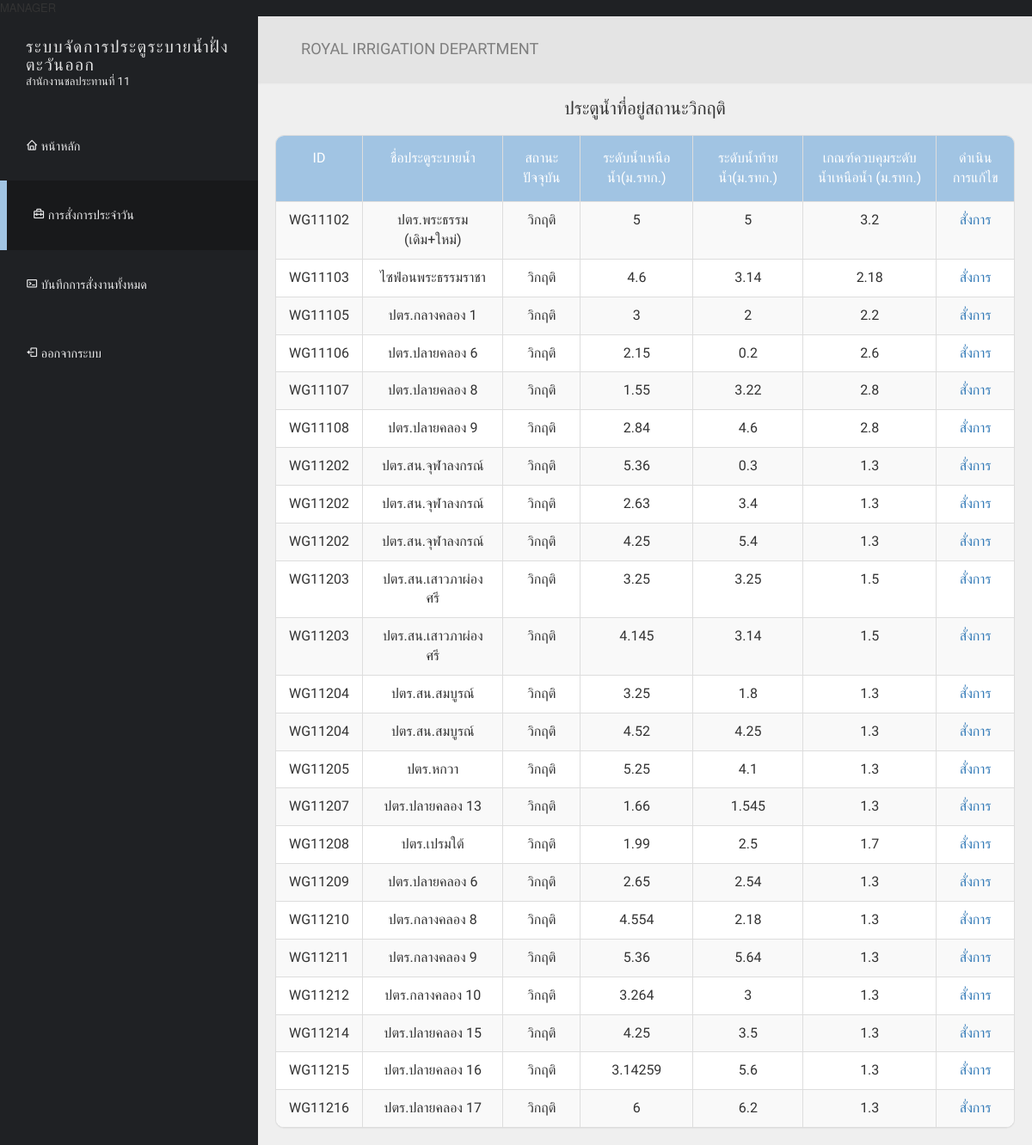
Screenshot of /view/manager/manager-assignment-order.php (signed in) with the database file from the repository.
### tables this page shows
CREATE TABLE `daily_report` (
  `report_ID` int(11) NOT NULL,
  `employee_ID` varchar(255) NOT NULL,
  `watergate_ID` varchar(255) NOT NULL,
  `upstream` float NOT NULL,
  `downstream` float NOT NULL,
  `flow_rate` float NOT NULL,
  `report_time` timestamp NOT NULL DEFAULT CURRENT_TIMESTAMP ON UPDATE CURRENT_TIMESTAMP
);

CREATE TABLE `watergate` (
  `watergate_ID` varchar(255) NOT NULL,
  `gate_name` varchar(255) NOT NULL,
  `gate_status` int(1) NOT NULL DEFAULT '0',
  `water_source_name` varchar(255) DEFAULT NULL,
  `criterion` float DEFAULT NULL
);

### view/manager/manager-assignment-order.php (the view, shortened to what this page needs)
<?php
    require_once '../../db.php';
    $sql = "SELECT w.*, r.*
    FROM watergate w
    INNER JOIN (
        SELECT watergate_ID, MAX(report_time) AS max_report_time
        FROM daily_report
        GROUP BY watergate_ID
    ) latest_reports
    ON w.watergate_ID = latest_reports.watergate_ID
    JOIN daily_report r
    ON latest_reports.watergate_ID = r.watergate_ID AND latest_reports.max_report_time = r.report_time WHERE w.gate_status = 1;";
    $stmt = $conn->prepare($sql);
    $stmt->execute();
?>
<!DOCTYPE html>
<html lang="en">
<head>
  <link href='https://font.googleapis.com/css2?family=Poppins:wght@300;400;500;600;700;800;900&display=swap' rel='stylesheet' type='text/css'>
  <link href="../../css/font-awesome.min.css" rel="stylesheet">
  <link href="../../css/bootstrap.min.css" rel="stylesheet">
  <link href="../../css/templatemo-style.css" rel="stylesheet">
  <link href='https://unpkg.com/boxicons@2.1.4/css/boxicons.min.css' rel='stylesheet'>
</head>
<body>
  <div class="templatemo-flex-row">
    <div class="templatemo-sidebar">
      <header class="templatemo-site-header">
        <h1>ระบบจัดการประตูระบายน้ำฝั่งตะวันออก</h1>
        <p>สำนักงานชลประทานที่ 11</p>
      </header>
      <nav class="templatemo-left-nav">
        <ul>
          <li><a href="manager-home.php"><i class='bx bx-home' ></i> หน้าหลัก</a></li>
          <li><a href="#" class="active"><i class='bx bx-briefcase-alt-2'></i> การสั่งการประจำวัน</a></li>
          <li><a href="manager-assignment-check.php"><i class='bx bx-terminal'></i> บันทึกการสั่งงานทั้งหมด</a></li>
          <li><a href="../../logout.php"><i class='bx bx-log-out'></i> ออกจากระบบ</a></li>
        </ul>
      </nav>
    </div>
    <div class="templatemo-content col-1 light-gray-bg">
      <div class="templatemo-top-nav-container">
        <div class="row">
          <nav class="templatemo-top-nav col-lg-12 col-md-12">
            <ul class="text-uppercase">
              <h3>royal irrigation department</h3>
            </ul>
          </nav>
        </div>
      </div>
      <div class="water-gate-critical-table"  style="text-align: center; margin: 20px;">
        <h2 style="margin: 20px;">ประตูน้ำที่อยู่สถานะวิกฤติ</h2>
        <div class="panel panel-default table-responsive">
          <table class="table table-striped table-bordered templatemo-user-table">
            <thead style="text-align: center;">
              <tr>
                <td>ID</td>
                <td>ชื่อประตูระบายน้ำ</td>
                <td>สถานะปัจจุบัน</td>
                <td>ระดับน้ำเหนือน้ำ(ม.รทก.)</td>
                <td>ระดับน้ำท้ายน้ำ(ม.รทก.)</td>
                <td>เกณฑ์ควบคุมระดับน้ำเหนือน้ำ (ม.รทก.)</td>
                <td>ดำเนินการแก้ไข</td>
              </tr>
            </thead>
            <tbody style="text-align: center;">
              <?php
                while ($row = $stmt->fetch(PDO::FETCH_ASSOC)){
                    echo '<tr>';
                    echo '<td>' . $row['watergate_ID'] . '</td>';
                    echo '<td>' . $row['gate_name'] . '</td>';
                    $gateStatus = $row['gate_status'];
                    $statusLabel = '';
                    switch ($gateStatus) {
                        case 1:
                            $statusLabel = "วิกฤติ";
                            break;
                    }
                    echo '<td>' . $statusLabel . '</td>';
                    echo '<td>' . $row['upstream'] . '</td>';
                    echo '<td>' . $row['downstream'] . '</td>';
                    echo '<td>' . $row["criterion"] . '</td>';
                    echo '<td><a href="manager-assignment-order01.php?watergate_ID=' . $row['watergate_ID'] . '">สั่งการ</a></td>';
                    echo '</tr>';
                }
                ?>
            </tbody>
          </table>
        </div>
      </div>
    </div>
  </div>
</body>
</html>

### css/templatemo-style.css (style rules this page uses)
* { font-family: 'Poppins', 'Kanit', sans-serif; }
body { font-size: 13px; }
body, .templatemo-left-nav { background: #1f2124; }
h1, h2, h3 { margin: 0; }
h2 { font-size: 1.6em; }
h3 { color: #7f7f7f; font-size: 1.4em; }
ul { list-style-type: none; margin: 0; padding: 0; }
nav li { font-size: 1.1em; list-style: none; text-transform: uppercase; }
.light-gray-bg { background-color: #efefef; }
.templatemo-sidebar { width: 300px; }
.templatemo-site-header { margin: 25px 30px; color: #e4e4e4; }
.templatemo-site-header h1 { color: #e4e4e4; display: inline-block; font-size: 1.5em; font-weight: 300; letter-spacing: 1.5px; text-transform: uppercase; vertical-align: middle; }
.templatemo-left-nav li { font-weight: 300; }
.templatemo-left-nav a.active, .templatemo-left-nav a:hover { background: #18191b; border-left: 8px solid #A1C4E3; }
.templatemo-left-nav a { color: #e9e9ea; display: block; padding: 30px; transition: all 0.3s ease; }
.templatemo-top-nav-container { background-color: #e4e4e4; padding: 28px 50px; box-shadow: 0px 0px 2px 2px rgba(161, 159, 159, 0.18); }
.templatemo-content { margin-top: 0px; min-height: 600px; padding: 0; overflow-x: hidden; }
.templatemo-flex-row { display: -webkit-flex; display: -ms-flexbox; display: flex; }
.col-1 { -webkit-flex: 1; -ms-flex: 1; flex: 1; }
.panel { border-radius: 10px; }
.table { margin-bottom: 0; }
.table>tbody>tr>td { padding: 10px 15px; }
.table>thead>tr>td { padding: 15px; }
.templatemo-user-table thead { background-color: #A1C4E3; color: white; font-size: 16px; }
.panel>.table-responsive:last-child>.table:last-child, .panel>.table:last-child { border-bottom-right-radius: 10px; border-bottom-left-radius: 10px; }
.panel>.table:first-child { border-top-left-radius: 10px; border-top-right-radius: 10px; }
@media only screen and (min-width: 768px) { .templatemo-left-nav { display: block !important; } }

### rows the page displays
daily_report: watergate_ID "WG11102", watergate_ID.gate_name "ปตร.พระธรรม (เดิม+ใหม่)", watergate_ID.gate_status "วิกฤติ", upstream "5", downstream "5", watergate_ID.criterion "3.2"
daily_report: watergate_ID "WG11103", watergate_ID.gate_name "ไซฟ่อนพระธรรมราชา", watergate_ID.gate_status "วิกฤติ", upstream "4.6", downstream "3.14", watergate_ID.criterion "2.18"
daily_report: watergate_ID "WG11105", watergate_ID.gate_name "ปตร.กลางคลอง 1", watergate_ID.gate_status "วิกฤติ", upstream "3", downstream "2", watergate_ID.criterion "2.2"
daily_report: watergate_ID "WG11106", watergate_ID.gate_name "ปตร.ปลายคลอง 6", watergate_ID.gate_status "วิกฤติ", upstream "2.15", downstream "0.2", watergate_ID.criterion "2.6"
daily_report: watergate_ID "WG11107", watergate_ID.gate_name "ปตร.ปลายคลอง 8", watergate_ID.gate_status "วิกฤติ", upstream "1.55", downstream "3.22", watergate_ID.criterion "2.8"
daily_report: watergate_ID "WG11108", watergate_ID.gate_name "ปตร.ปลายคลอง 9", watergate_ID.gate_status "วิกฤติ", upstream "2.84", downstream "4.6", watergate_ID.criterion "2.8"
daily_report: watergate_ID "WG11202", watergate_ID.gate_name "ปตร.สน.จุฬาลงกรณ์", watergate_ID.gate_status "วิกฤติ", upstream "5.36", downstream "0.3", watergate_ID.criterion "1.3"
daily_report: watergate_ID "WG11202", watergate_ID.gate_name "ปตร.สน.จุฬาลงกรณ์", watergate_ID.gate_status "วิกฤติ", upstream "2.63", downstream "3.4", watergate_ID.criterion "1.3"
daily_report: watergate_ID "WG11202", watergate_ID.gate_name "ปตร.สน.จุฬาลงกรณ์", watergate_ID.gate_status "วิกฤติ", upstream "4.25", downstream "5.4", watergate_ID.criterion "1.3"
daily_report: watergate_ID "WG11203", watergate_ID.gate_name "ปตร.สน.เสาวภาผ่องศรี", watergate_ID.gate_status "วิกฤติ", upstream "3.25", downstream "3.25", watergate_ID.criterion "1.5"
daily_report: watergate_ID "WG11203", watergate_ID.gate_name "ปตร.สน.เสาวภาผ่องศรี", watergate_ID.gate_status "วิกฤติ", upstream "4.145", downstream "3.14", watergate_ID.criterion "1.5"
daily_report: watergate_ID "WG11204", watergate_ID.gate_name "ปตร.สน.สมบูรณ์", watergate_ID.gate_status "วิกฤติ", upstream "3.25", downstream "1.8", watergate_ID.criterion "1.3"
daily_report: watergate_ID "WG11204", watergate_ID.gate_name "ปตร.สน.สมบูรณ์", watergate_ID.gate_status "วิกฤติ", upstream "4.52", downstream "4.25", watergate_ID.criterion "1.3"
daily_report: watergate_ID "WG11205", watergate_ID.gate_name "ปตร.หกวา", watergate_ID.gate_status "วิกฤติ", upstream "5.25", downstream "4.1", watergate_ID.criterion "1.3"
daily_report: watergate_ID "WG11207", watergate_ID.gate_name "ปตร.ปลายคลอง 13", watergate_ID.gate_status "วิกฤติ", upstream "1.66", downstream "1.545", watergate_ID.criterion "1.3"
daily_report: watergate_ID "WG11208", watergate_ID.gate_name "ปตร.เปรมใต้", watergate_ID.gate_status "วิกฤติ", upstream "1.99", downstream "2.5", watergate_ID.criterion "1.7"
daily_report: watergate_ID "WG11209", watergate_ID.gate_name "ปตร.ปลายคลอง 6", watergate_ID.gate_status "วิกฤติ", upstream "2.65", downstream "2.54", watergate_ID.criterion "1.3"
daily_report: watergate_ID "WG11210", watergate_ID.gate_name "ปตร.กลางคลอง 8", watergate_ID.gate_status "วิกฤติ", upstream "4.554", downstream "2.18", watergate_ID.criterion "1.3"
daily_report: watergate_ID "WG11211", watergate_ID.gate_name "ปตร.กลางคลอง 9", watergate_ID.gate_status "วิกฤติ", upstream "5.36", downstream "5.64", watergate_ID.criterion "1.3"
daily_report: watergate_ID "WG11212", watergate_ID.gate_name "ปตร.กลางคลอง 10", watergate_ID.gate_status "วิกฤติ", upstream "3.264", downstream "3", watergate_ID.criterion "1.3"
daily_report: watergate_ID "WG11214", watergate_ID.gate_name "ปตร.ปลายคลอง 15", watergate_ID.gate_status "วิกฤติ", upstream "4.25", downstream "3.5", watergate_ID.criterion "1.3"
daily_report: watergate_ID "WG11215", watergate_ID.gate_name "ปตร.ปลายคลอง 16", watergate_ID.gate_status "วิกฤติ", upstream "3.14259", downstream "5.6", watergate_ID.criterion "1.3"
daily_report: watergate_ID "WG11216", watergate_ID.gate_name "ปตร.ปลายคลอง 17", watergate_ID.gate_status "วิกฤติ", upstream "6", downstream "6.2", watergate_ID.criterion "1.3"
